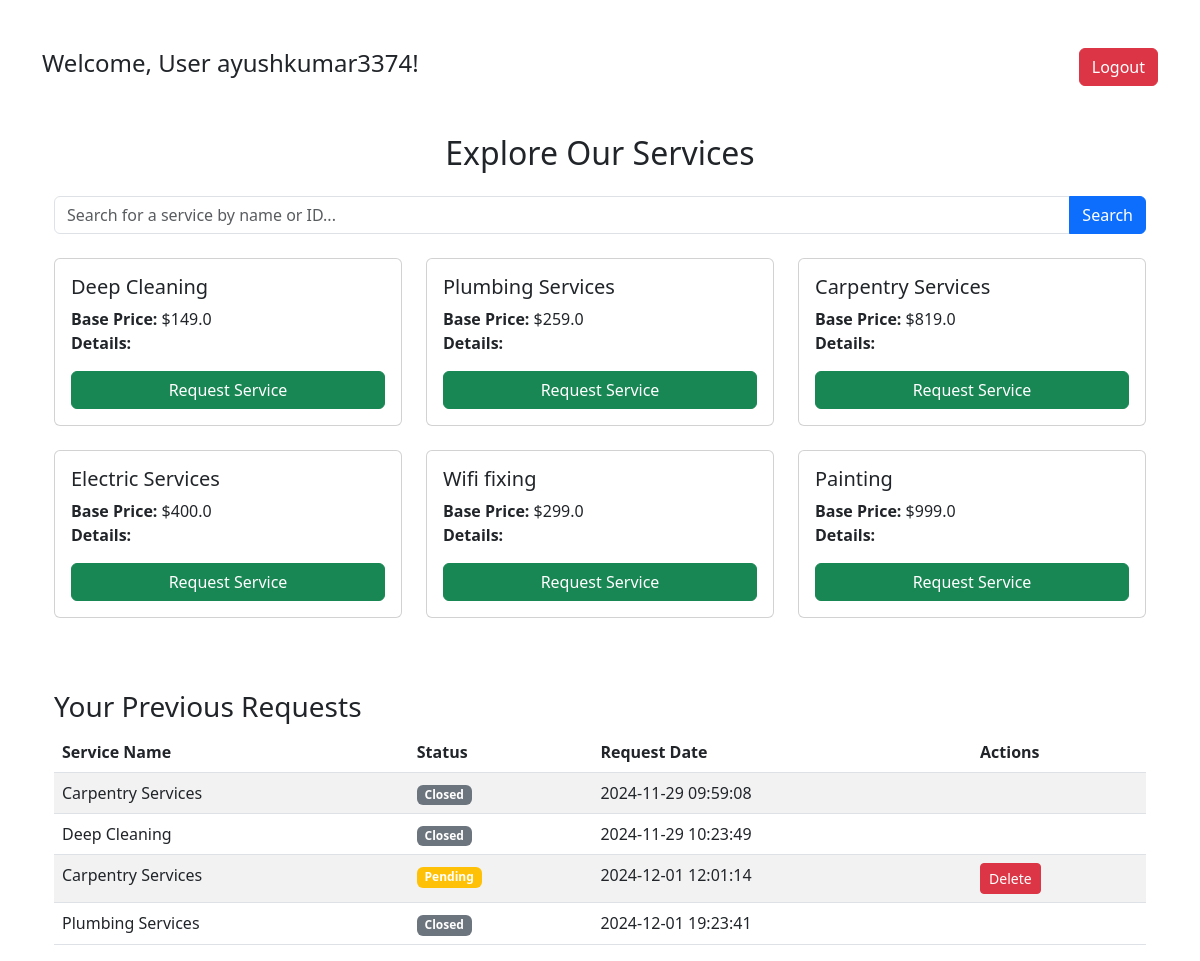
Page /customer/dashboard (signed in) on the committed database.
### model.py (models this page shows)
class Services(db.Model):
    __tablename__ = "services"
    sid = db.Column(db.Integer, primary_key=True)
    sname = db.Column(db.String, unique=True, nullable=False)
    base_price = db.Column(db.Float, nullable=False)

class ServiceRequest(db.Model):
    __tablename__ = 'service_requests'
    id = db.Column(db.Integer, primary_key=True)
    user_id = db.Column(db.Integer, db.ForeignKey('user.uid'), nullable=False)  # User who made the request
    service_id = db.Column(db.Integer, db.ForeignKey('services.sid'), nullable=False)  # Service being requested
    status = db.Column(db.String(20), default='Pending')  # Status of the request (e.g., Pending, Completed)
    request_date = db.Column(db.DateTime, default=datetime.utcnow)  # Date of request
    user = db.relationship('User', backref=db.backref('requests', lazy=True))
    closed_date = db.Column(db.DateTime, nullable=True)  # New field for closed date
    professional_review = db.Column(db.Text, nullable=True)  # Professional's review
    service = db.relationship('Services', backref=db.backref('requests', lazy=True))
    user_review = db.Column(db.Text, nullable=True)  # Professional's review
    professional_review = db.Column(db.Text, nullable=True)  # Professional's review

### app.py (the view)
@app.route('/customer/dashboard', methods=['GET', 'POST'])
def user_home():
    search_query = request.form.get('search', '').strip()
    if search_query:
        if search_query.isdigit():
            services = Services.query.filter(
                (Services.sname.ilike(f"%{search_query}%")) | (Services.sid == int(search_query))
            ).all()
        else:
            services = Services.query.filter(Services.sname.ilike(f"%{search_query}%")).all()
    else:
        services = Services.query.all()
    user_requests = ServiceRequest.query.filter_by(user_id=session['user_id']).all()
    return render_template('user_home.html', services=services, search_query=search_query, user_requests=user_requests)

### templates/user_home.html (shortened to what this page needs)
<!DOCTYPE html>
<html lang="en">
<head>
    <link href="https://cdn.jsdelivr.net/npm/bootstrap@5.3.0/dist/css/bootstrap.min.css" rel="stylesheet">
</head>
<body>
    <div class="container mt-5">
        <div class="d-flex justify-content-between align-items-center mb-4">
            <span class="h4">Welcome, User {{ session['username'] }}!</span>
            <a href="{{ url_for('logout') }}" class="btn btn-danger">Logout</a>
        </div>
    <div class="container mt-5">
        <h2 class="text-center mb-4">Explore Our Services</h2>
        <form method="POST" action="/customer/dashboard" class="mb-4">
            <div class="input-group">
                <input type="text" name="search" class="form-control" placeholder="Search for a service by name or ID..." value="{{ search_query }}">
                <button class="btn btn-primary" type="submit">Search</button>
            </div>
        </form>
        <div class="row">
            {% for service in services %}
                <div class="col-md-4 mb-4">
                    <div class="card">
                        <div class="card-body">
                            <h5 class="card-title">{{ service.sname }}</h5>
                            <p class="card-text">
                                <strong>Base Price:</strong> ${{ service.base_price }}<br>
                                <strong>Details:</strong> {{ service.details }}
                            </p>
                            <form method="POST" action="/user/request_service/{{ service.sid }}">
                                <button type="submit" class="btn btn-success w-100">Request Service</button>
                            </form>
                        </div>
                    </div>
                </div>
            {% endfor %}
        </div>
        <h3 class="mt-5">Your Previous Requests</h3>
        <div class="table-responsive">
            <table class="table table-striped">
                <thead>
                    <tr>
                        <th>Service Name</th>
                        <th>Status</th>
                        <th>Request Date</th>
                        <th>Actions</th>
                    </tr>
                </thead>
                <tbody>
                    {% for request in user_requests %}
                        <tr>
                            <td>{{ request.service.sname }}</td>
                            <td>
                                {% if request.status == 'Pending' %}
                                    <span class="badge bg-warning">Pending</span>
                                {% elif request.status == 'Accepted' %}
                                    <span class="badge bg-success">Accepted</span>
                                {% elif request.status == 'Completed' %}
                                    <span class="badge bg-primary">Completed</span>
                                {% elif request.status == 'Closed' %}
                                    <span class="badge bg-secondary">Closed</span>
                                {% endif %}
                            </td>
                            <td>{{ request.request_date.strftime('%Y-%m-%d %H:%M:%S') }}</td>
                            <td>
                                {% if request.status == 'Pending' %}
                                    <form method="POST" action="/user/delete_request/{{ request.id }}" style="display:inline;">
                                        <button type="submit" class="btn btn-danger btn-sm">Delete</button>
                                    </form>
                                {% endif %}
                            </td>
                        </tr>
                    {% endfor %}
                </tbody>
            </table>
        </div>
    </div>
</body>
</html>

### rows in the picture
Services: sname "Deep Cleaning", base_price "149.0"
Services: sname "Plumbing Services", base_price "259.0"
Services: sname "Carpentry Services", base_price "819.0"
Services: sname "Electric Services", base_price "400.0"
Services: sname "Wifi fixing", base_price "299.0"
Services: sname "Painting", base_price "999.0"
ServiceRequest: service.sname "Carpentry Services", status "Closed", request_date "2024-11-29 09:59:08"
ServiceRequest: service.sname "Deep Cleaning", status "Closed", request_date "2024-11-29 10:23:49"
ServiceRequest: service.sname "Carpentry Services", status "Pending", request_date "2024-12-01 12:01:14"
ServiceRequest: service.sname "Plumbing Services", status "Closed", request_date "2024-12-01 19:23:41"

### other values in the picture
{{ session['username'] }} "ayushkumar3374"
